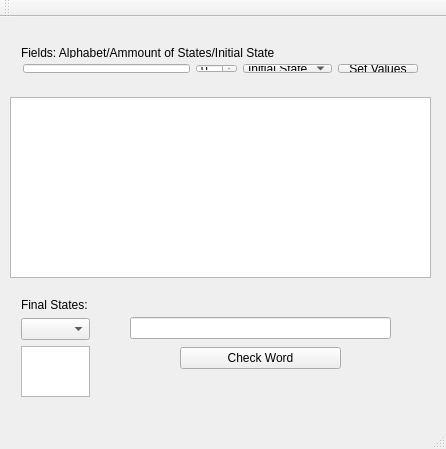
<?xml version="1.0" encoding="UTF-8"?>
<ui version="4.0">
 <class>MainWindow</class>
 <widget class="QMainWindow" name="MainWindow">
  <property name="geometry">
   <rect>
    <x>0</x>
    <y>0</y>
    <width>446</width>
    <height>449</height>
   </rect>
  </property>
  <property name="windowTitle">
   <string>Homework 5</string>
  </property>
  <widget class="QWidget" name="centralWidget">
   <widget class="QTableWidget" name="adjacenceTable">
    <property name="geometry">
     <rect>
      <x>10</x>
      <y>80</y>
      <width>421</width>
      <height>181</height>
     </rect>
    </property>
   </widget>
   <widget class="QWidget" name="layoutWidget">
    <property name="geometry">
     <rect>
      <x>10</x>
      <y>20</y>
      <width>421</width>
      <height>47</height>
     </rect>
    </property>
    <layout class="QVBoxLayout" name="verticalLayout">
     <item>
      <widget class="QLabel" name="label">
       <property name="text">
        <string>Fields: Alphabet/Ammount of States/Initial State</string>
       </property>
      </widget>
     </item>
     <item>
      <layout class="QHBoxLayout" name="horizontalLayout" stretch="0,0,0,0">
       <property name="leftMargin">
        <number>2</number>
       </property>
       <property name="topMargin">
        <number>0</number>
       </property>
       <property name="rightMargin">
        <number>2</number>
       </property>
       <item>
        <widget class="QLineEdit" name="alphabet">
         <property name="whatsThis">
          <string/>
         </property>
         <property name="accessibleName">
          <string/>
         </property>
         <property name="text">
          <string/>
         </property>
        </widget>
       </item>
       <item>
        <widget class="QSpinBox" name="spinBox"/>
       </item>
       <item>
        <widget class="QComboBox" name="comboBox">
         <item>
          <property name="text">
           <string>Initial State</string>
          </property>
         </item>
        </widget>
       </item>
       <item>
        <widget class="QPushButton" name="pushButton">
         <property name="text">
          <string>Set Values</string>
         </property>
        </widget>
       </item>
      </layout>
     </item>
    </layout>
   </widget>
   <widget class="QLineEdit" name="lineEdit">
    <property name="geometry">
     <rect>
      <x>130</x>
      <y>300</y>
      <width>261</width>
      <height>22</height>
     </rect>
    </property>
   </widget>
   <widget class="QPushButton" name="pushButton_2">
    <property name="geometry">
     <rect>
      <x>180</x>
      <y>330</y>
      <width>161</width>
      <height>22</height>
     </rect>
    </property>
    <property name="text">
     <string>Check Word</string>
    </property>
   </widget>
   <widget class="QWidget" name="layoutWidget">
    <property name="geometry">
     <rect>
      <x>10</x>
      <y>270</y>
      <width>91</width>
      <height>121</height>
     </rect>
    </property>
    <layout class="QVBoxLayout" name="verticalLayout_2">
     <item>
      <widget class="QLabel" name="label_2">
       <property name="text">
        <string>Final States:</string>
       </property>
      </widget>
     </item>
     <item>
      <widget class="QComboBox" name="comboBox_2"/>
     </item>
     <item>
      <widget class="QListWidget" name="listWidget"/>
     </item>
    </layout>
   </widget>
   <widget class="QLabel" name="result">
    <property name="geometry">
     <rect>
      <x>130</x>
      <y>370</y>
      <width>261</width>
      <height>20</height>
     </rect>
    </property>
    <property name="text">
     <string/>
    </property>
    <property name="alignment">
     <set>Qt::AlignCenter</set>
    </property>
   </widget>
  </widget>
  <widget class="QMenuBar" name="menuBar">
   <property name="geometry">
    <rect>
     <x>0</x>
     <y>0</y>
     <width>446</width>
     <height>19</height>
    </rect>
   </property>
  </widget>
  <widget class="QToolBar" name="mainToolBar">
   <attribute name="toolBarArea">
    <enum>TopToolBarArea</enum>
   </attribute>
   <attribute name="toolBarBreak">
    <bool>false</bool>
   </attribute>
  </widget>
  <widget class="QStatusBar" name="statusBar"/>
 </widget>
 <layoutdefault spacing="6" margin="11"/>
 <resources/>
 <connections/>
</ui>
